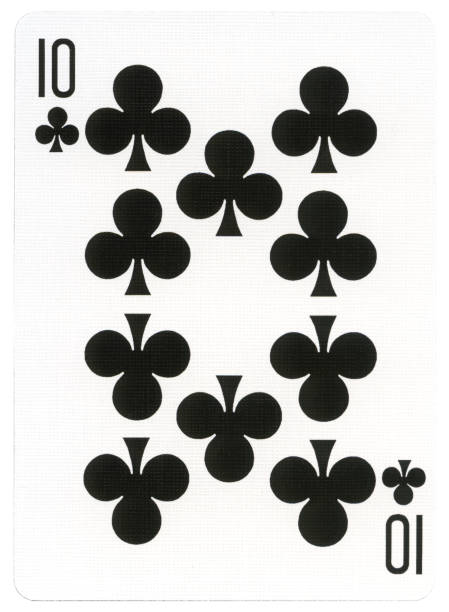
#> input picture image4labs/dec_cards.jpg, 449 x 612 px
$ jupyter execute 'Свойства контура.ipynb'
#> lines starting #> are read from the running program, lines starting #| are printed output that depends on the picture; after the words box and inside, x2 and y2 are one past the last pixel; in counts of white or black regions, pixels touching at a corner belong together; long printed decimals are rounded
[cell 1]
import matplotlib.pyplot as plt
import cv2 as cv
import numpy as np

[cell 2]
card = '../../image4labs/dec_cards.jpg'

img = cv.imread(card, cv.IMREAD_GRAYSCALE)
#> img: shape (612, 449); min 0, max 255, mean 196.3
assert img is not None, "file could not be read, check with os.path.exists()"

ret, thresh = cv.threshold(img, 127, 255, 0)
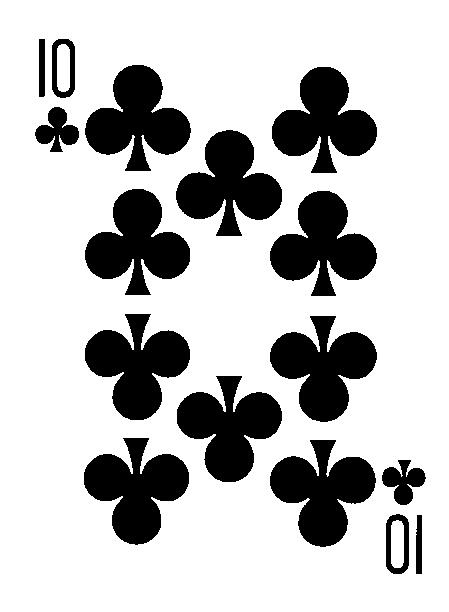
#> thresh: shape (612, 449); 75.6% white; 16 black regions
contours, hierarchy = cv.findContours(thresh, 1, 2)
#> contours = 19 contours; largest, box (x1, y1, x2, y2) and area: (0, 0, 449, 612) 273728, (269, 315, 378, 423) 6542, (83, 437, 190, 546) 6526, (269, 439, 377, 548) 6524, (269, 190, 378, 297) 6514

[cell 3]
cnt = contours[0]
#> cnt = contour of 21 points, box (x1, y1, x2, y2) (391, 520, 404, 568), area 534
print(cnt)
#> (printed output is left out)

Соотношение сторон
Это отношение ширины к высоте ограничивающего прямоугольника объекта.

[cell 4]
x, y, w, h = cv.boundingRect(cnt)
#> x = 391; y = 520; w = 13; h = 48
aspect_ratio = float(w)/h
#> aspect_ratio = 0.271
aspect_ratio
#> Out = 0.271

Протяженность
Протяженность — это отношение площади контура к площади ограничивающего прямоугольника.

[cell 5]
area = cv.contourArea(cnt)
#> area = 534
x, y, w, h = cv.boundingRect(cnt)
rect_area = w*h
#> rect_area = 624
extent = float(area)/rect_area
#> extent = 0.856
extent
#> Out = 0.856

Прочность
Прочность — это отношение площади контура к площади выпуклой части корпуса.

[cell 6]
hull = cv.convexHull(cnt)
#> hull = contour of 13 points, box (x1, y1, x2, y2) (391, 520, 404, 568), area 540
hull_area = cv.contourArea(hull)
#> hull_area = 539.5
solidity = float(area)/hull_area if hull_area != 0 else 'inf'
#> solidity = 0.99
print("solidity", solidity)
#| solidity 0.9898

Эквивалентный диаметр
Эквивалентный диаметр — диаметр круга, площадь которого равна площади контура.

[cell 7]
equi_diameter = np.sqrt(4*area/np.pi)
#> equi_diameter = 26.08
print("equi_diameter", equi_diameter)
#| equi_diameter 26.075

Ориентация
Ориентация — это угол, под которым направлен объект. Следующий метод также дает длины Большой и Малой осей.

[cell 8]
(x, y), (MA, ma), angle = cv.fitEllipse(cnt)
#> x = 396.9; y = 543.8; MA = 19.22; ma = 48.25; angle = 0.129
print("fit elipse", x, y, MA, ma, angle)
#| fit elipse 396.873 543.822 19.221 48.250 0.129

Маска и пиксельные точки
В некоторых случаях нам могут понадобиться все точки, которые составляют этот объект. Это можно сделать следующим образом:

[cell 9]
mask = np.zeros(img.shape, np.uint8)
cv.drawContours(mask, [cnt], 0, 255, -1)
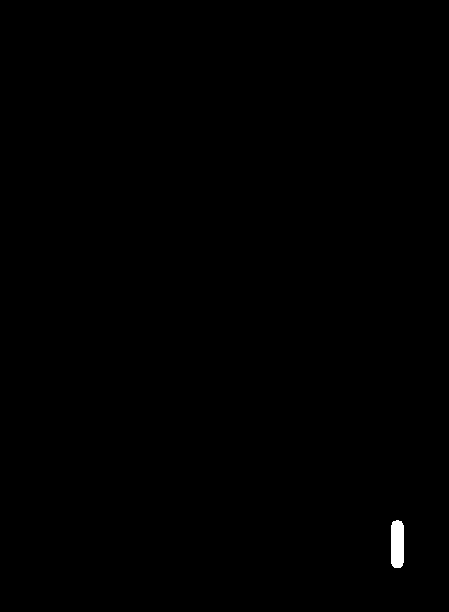
#> mask: shape (612, 449); 0.21% white; 1 white region, box (x1, y1, x2, y2) and area: (391, 520, 404, 568) 588
pixelpoints = np.transpose(np.nonzero(mask))
#> pixelpoints = 588 pairs, first value 520 to 567, second value 391 to 403
pixelpoints = cv.findNonZero(mask)
#> pixelpoints = contour of 588 points, box (x1, y1, x2, y2) (391, 520, 404, 568), area 49
print('pixelpoints', pixelpoints)
#> (printed output is left out)

Максимальное значение, минимальное значение и их местоположение
Эти параметры мы можем найти с помощью изображения-маски.

[cell 10]
min_val, max_val, min_loc, max_loc = cv.minMaxLoc(img, mask=mask)
#> min_val = 128; max_val = 255; min_loc = (403, 560); max_loc = (394, 522)
print("min max loc", min_val, max_val, min_loc, max_loc)
#| min max loc 128.0 255.0 (403, 560) (394, 522)

Средний цвет или средняя интенсивность
Здесь мы можем найти средний цвет объекта. Или это может быть средняя интенсивность объекта в режиме оттенков серого. Для этого мы снова используем ту же маску.

[cell 11]
mean_val = cv.mean(img, mask=mask)
#> mean_val = (235.7, 0, 0, 0)
print("mean_val", mean_val)
#| mean_val (235.679, 0.0, 0.0, 0.0)

Крайние точки
Крайние точки — это самая верхняя, самая нижняя, самая правая и самая левая точки объекта.

[cell 12]
leftmost = tuple(cnt[cnt[:, :, 0].argmin()][0])
#> leftmost = (391, 525)
rightmost = tuple(cnt[cnt[:, :, 0].argmax()][0])
#> rightmost = (403, 562)
topmost = tuple(cnt[cnt[:, :, 1].argmin()][0])
#> topmost = (396, 520)
bottommost = tuple(cnt[cnt[:, :, 1].argmax()][0])
#> bottommost = (394, 567)
print("points", leftmost, rightmost, topmost, bottommost)
#| points (391, 525) (403, 562) (396, 520) (394, 567)

$ run again, with image4labs/fly.jpg copied over image4labs/dec_cards.jpg
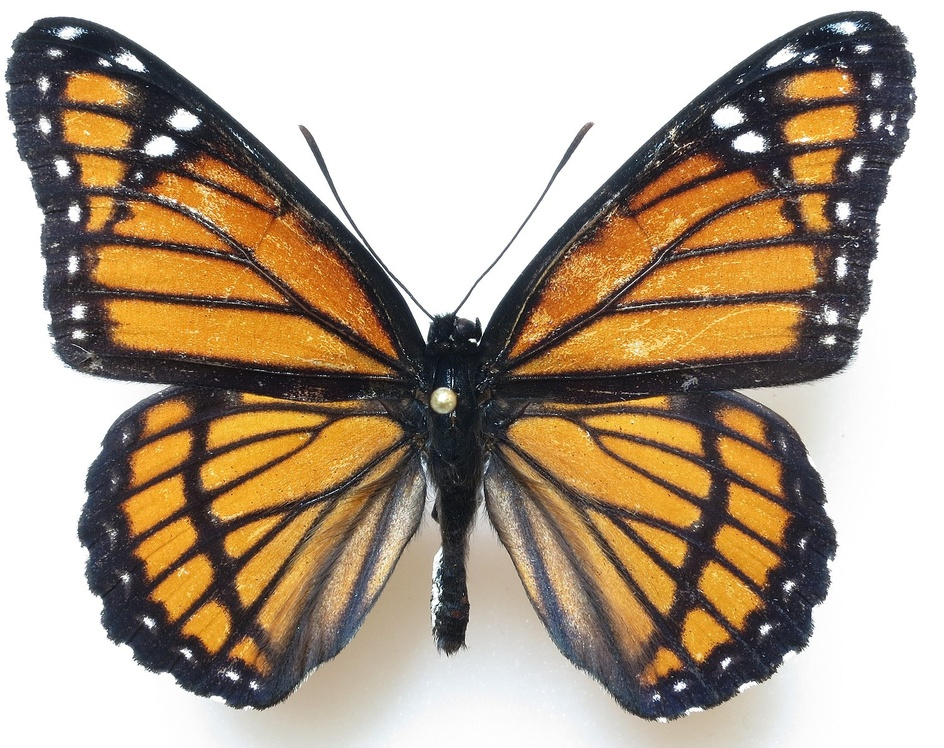
#> input picture image4labs/fly.jpg, 944 x 748 px, shrunk from 1514 x 1200 before the run
#> `img = cv.imread(card, cv.IMREAD_GRAYSCALE)`:
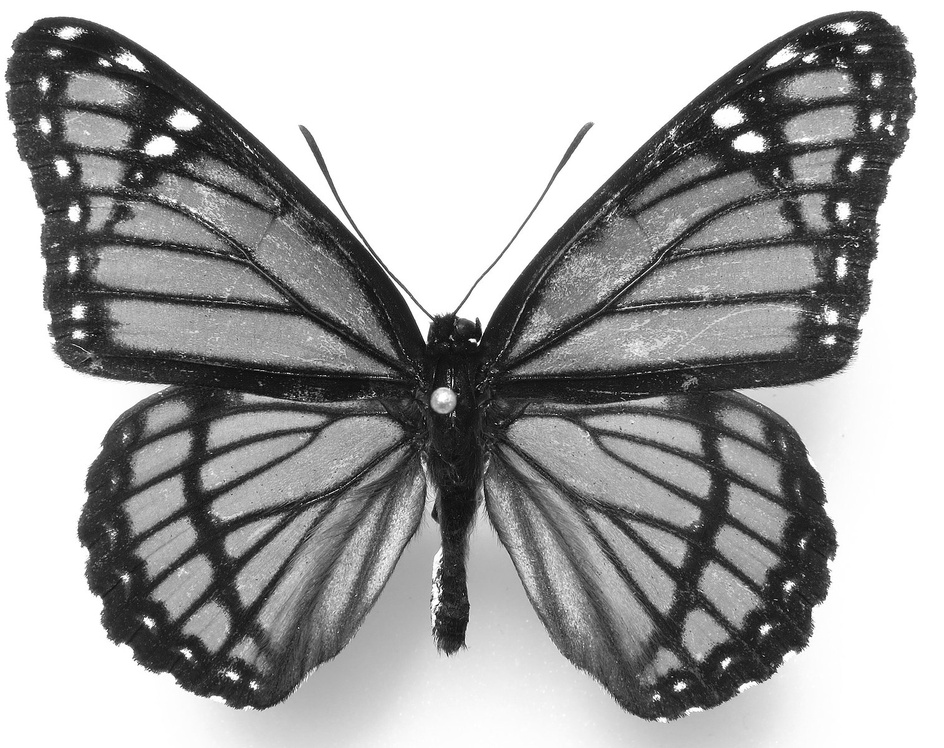
#> img: shape (748, 944); min 0, max 255, mean 163
#> `ret, thresh = cv.threshold(img, 127, 255, 0)`:
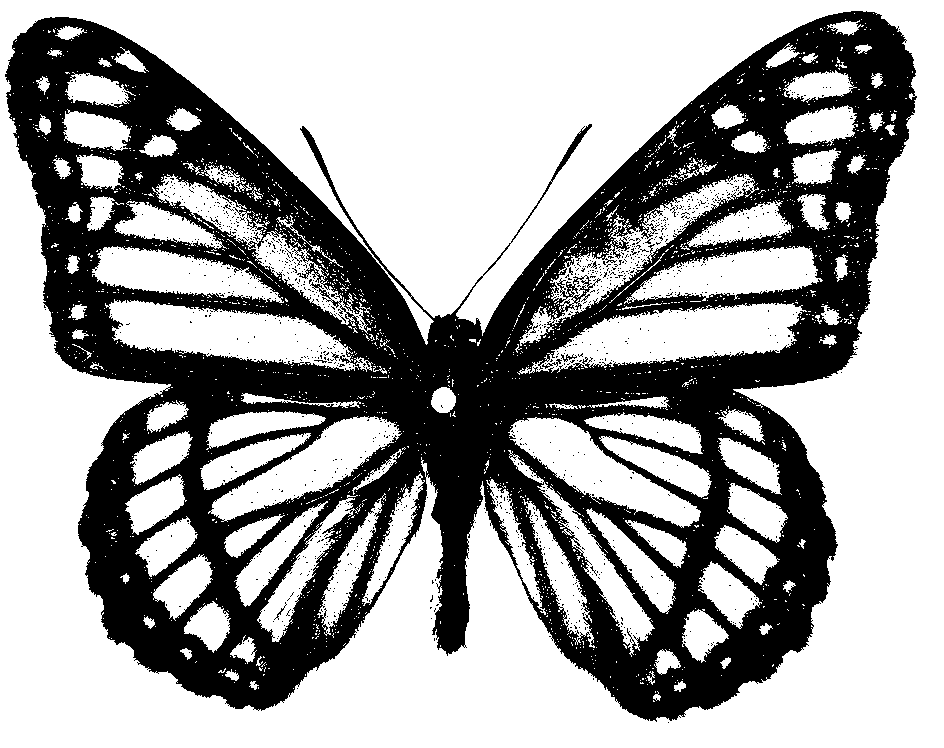
#> thresh: shape (748, 944); 63.8% white; 1259 black regions (1251 under 20 px)
#> contours = 4736 contours, 4590 with area under 20; largest, box (x1, y1, x2, y2) and area: (0, 0, 944, 748) 704421, (4, 10, 918, 723) 399408, (517, 303, 807, 375) 10635, (105, 299, 359, 371) 9886, (508, 417, 701, 528) 7464
#> cnt = [[667, 722], [668, 721], [669, 722], [668, 723]]
#| [[[667 722]]
#|  [[668 721]]
#|  [[669 722]]
#|  [[668 723]]]
#> x = 667; y = 721; w = 3
#> aspect_ratio = 1
#> area = 2
#> rect_area = 9
#> extent = 0.222
#> hull = [[667, 722], [668, 721], [669, 722], [668, 723]]
#> hull_area = 2
#> solidity = 1
#| solidity 1.0
#> equi_diameter = 1.6
#| equi_diameter 1.596
#> mask: shape (748, 944); 0% white in thin lines or dots, all inside (x1, y1, x2, y2) = (667, 721, 670, 724)
#> `pixelpoints = np.transpose(np.nonzero(mask))`: pixelpoints = [[721, 668], [722, 667], [722, 668], [722, 669], [723, 668]]
#> `pixelpoints = cv.findNonZero(mask)`: pixelpoints = [[668, 721], [667, 722], [668, 722], [669, 722], [668, 723]]
#| pixelpoints [[[668 721]]
#|  [[667 722]]
#|  [[668 722]]
#|  [[669 722]]
#|  [[668 723]]]
#> min_val = 101; max_val = 190; min_loc = (668, 722); max_loc = (669, 722)
#| min max loc 101.0 190.0 (668, 722) (669, 722)
#> mean_val = (164.4, 0, 0, 0)
#| mean_val (164.4, 0.0, 0.0, 0.0)
#> leftmost = (667, 722)
#> rightmost = (669, 722)
#> topmost = (668, 721)
#> bottommost = (668, 723)
#| points (667, 722) (669, 722) (668, 721) (668, 723)
